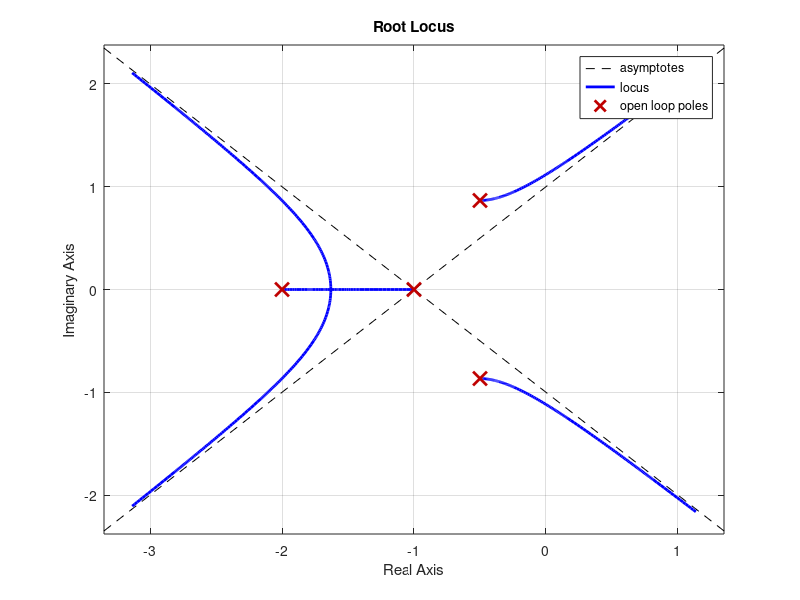
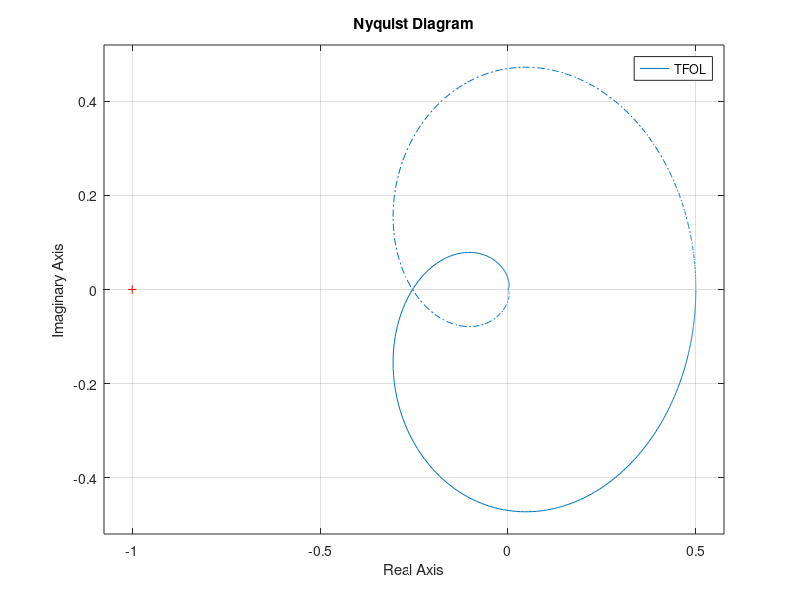
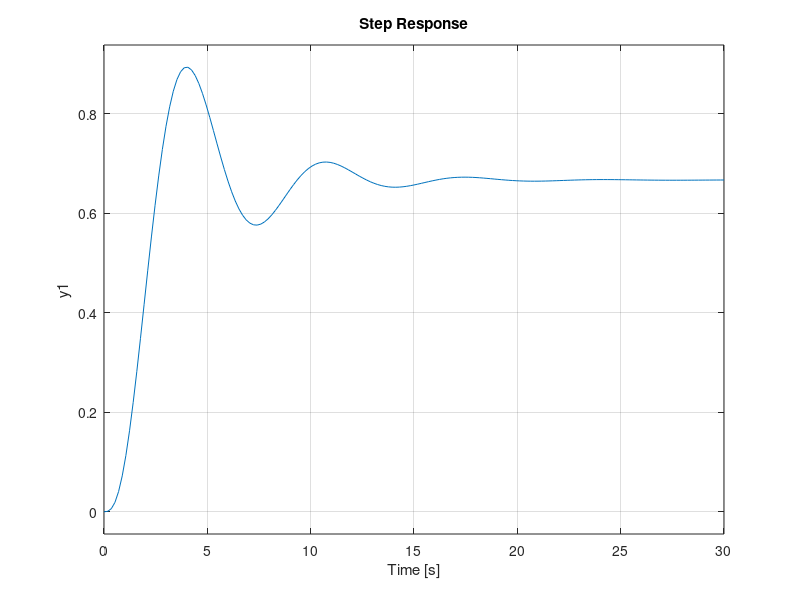
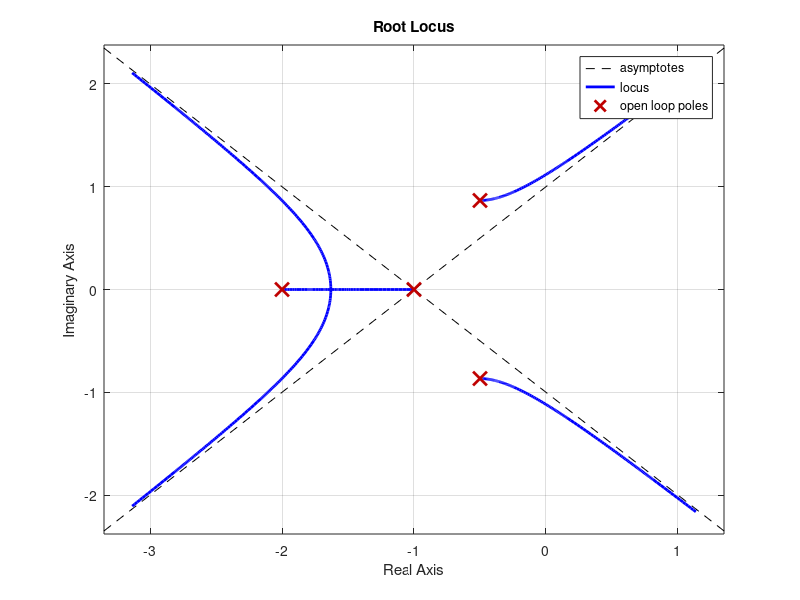

These figures' MATLAB source, in order:
% Control Theory
% 03/07/2020
% Nico Antonelli

% --- Nyquist Diagrams ---


%% Stable Example
% Open Loop TF: k/(s^4+4s^3+6s^2+5s+2)
k = 1;
num = [k];
den = [1, 4, 6, 5, 2];
TFOL = tf(num, den);

% Minimum Phase Analysis
rlocus(TFOL);
title('Root Locus');

% Nyquist Diagram, Stability Analysis
figure(2);
nyquist(TFOL);
title('Nyquist Diagram');

% Closed Loop TF: k(s+2)/(s^4+4s^3+6s^2+5s+(2+k))
num = [k, k*2];
den = [1, 4, 6, 5, (2+k)];
TFCL = tf(num, den);

% Step Response
figure(3);
step(TFCL);
title('Step Response');

%% Unstable Example
% Open Loop TF: k/(s^4+4s^3+6s^2+5s+2)
k = 10;
num = [k];
den = [1, 4, 6, 5, 2];
TFOL = tf(num, den);

% Minimum Phase Analysis
figure(4);
rlocus(TFOL);
title('Root Locus');

% Nyquist Diagram, Stability Analysis
figure(5);
nyquist(TFOL);
title('Nyquist Diagram');

% Closed Loop TF: k(s+2)/(s^4+4s^3+6s^2+5s+(2+k))
num_cl = [k, k*2];
den_cl = [1, 4, 6, 5, (2+k)];
TFCL = tf(num_cl, den_cl);

% Step Response
figure(6);
step(TFCL);
title('Step Response');

% TFCL Poles
roots(den_cl)

% Poles List:
%   -2.2587 + 1.1771i
%   -2.2587 - 1.1771i
%    0.2587 + 1.3352i
%    0.2587 - 1.3352i
